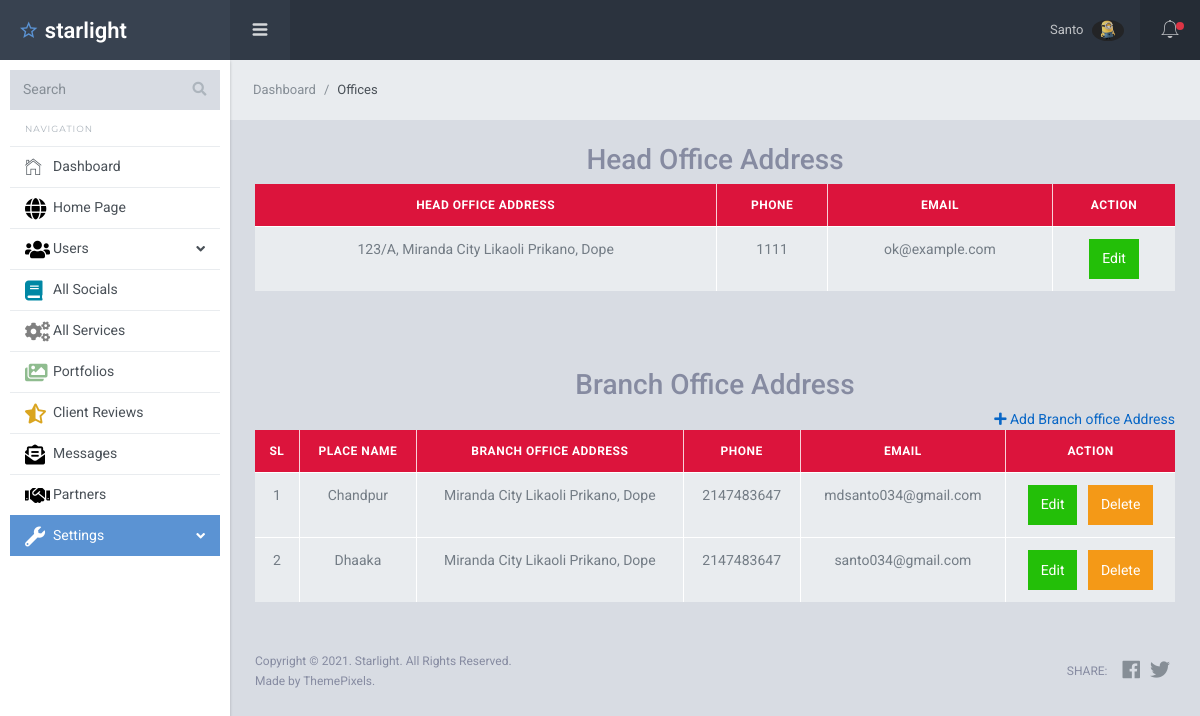
The app's page /dashboard/offices.php (signed in), older data.
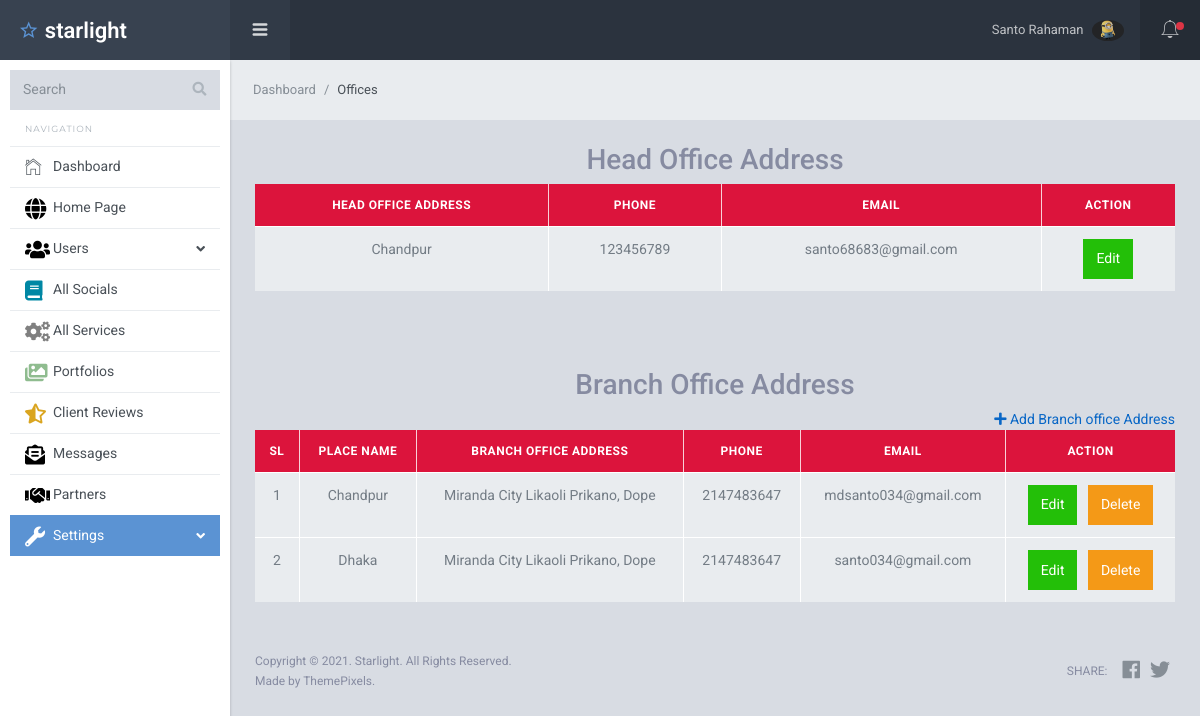
The same page, newer data.
### tables this page shows
CREATE TABLE `offices` (
  `id` int(11) NOT NULL,
  `adress` varchar(250) NOT NULL,
  `country` varchar(200) NOT NULL,
  `phone` int(11) NOT NULL,
  `email` varchar(200) NOT NULL,
  `status` varchar(10) NOT NULL DEFAULT '1' COMMENT '1=primary , 2 =sceondary'
);

### dashboard/offices.php (the view, shortened to what the changed rows need)
<?php
require 'inc/header.php';
$primnary_offc = "SELECT COUNT(*) total,id,adress,phone,email FROM `offices` WHERE status = 1";
$primnary_offc_q = mysqli_query($data, $primnary_offc);
$primnary_offc_assoc =  mysqli_fetch_assoc($primnary_offc_q);
$sub_office = "SELECT * FROM `offices` WHERE status = 2";
$sub_office_q = mysqli_query($data, $sub_office);
?>
<div class="sl-mainpanel">
    <div class="sl-pagebody">
        <div class="sl-page-title">
            <div class="primay_office">
                <?php
                if ($primnary_offc_assoc['total'] < 1) { ?>
                    <div class="text-right">
                        <a href="primary-office-add.php">
                            <i class="fa fa-plus"></i>
                            Add Primary office Address
                        </a>
                    </div>
                <?php } else { ?>
                    <table class="table table-bordered">
                        <thead>
                            <tr class="info">
                                <th style="background-color: #DC143C; color:white;" class="text-center">Head Office Address</th>
                                <th style="background-color: #DC143C; color:white;" class="text-center">Phone</th>
                                <th style="background-color: #DC143C; color:white;" class="text-center">Email</th>
                                <th style="background-color: #DC143C; color:white;" class="text-center">Action</th>
                            </tr>
                        </thead>
                        <tbody>
                            <tr class="active">
                                <td class="text-center"> <?= $primnary_offc_assoc['adress']; ?> </td>
                                <td class="text-center"> <?= $primnary_offc_assoc['phone']; ?></td>
                                <td class="text-center"> <?= $primnary_offc_assoc['email']; ?></td>
                                <td class="text-center">
                                    <a href="primary-office-edit.php?id=<?= $primnary_offc_assoc['id']; ?>" class="btn btn-success">Edit</a>
                                </td>
                            </tr>
                        </tbody>
                    </table>
                <?php }
                ?>
            </div>
            <br>
            <br>
            <br>
            <div class="sub_office">
                <table class="table table-bordered">
                    <thead>
                        <tr class="info">
                            <th style="background-color: #DC143C; color:white;" class="text-center">SL</th>
                            <th style="background-color: #DC143C; color:white;" class="text-center">Place Name</th>
                            <th style="background-color: #DC143C; color:white;" class="text-center">Branch Office Address</th>
                            <th style="background-color: #DC143C; color:white;" class="text-center">Phone</th>
                            <th style="background-color: #DC143C; color:white;" class="text-center">Email</th>
                            <th style="background-color: #DC143C; color:white;" class="text-center">Action</th>
                        </tr>
                    </thead>
                        <?php
                        foreach ($sub_office_q as $key => $value) { ?>
                            <tr class="active">
                                <td class="text-center"> <?= ++$key; ?> </td>
                                <td class="text-center"> <?= $value['country']; ?> </td>
                                <td class="text-center"> <?= $value['adress']; ?> </td>
                                <td class="text-center"> <?= $value['phone']; ?></td>
                                <td class="text-center"> <?= $value['email']; ?></td>
                                <td class="text-center">
                                    <a href="sub-office-edit.php?sub_id=<?= $value['id']; ?>" class="btn btn-success">Edit</a> &nbsp;
                                    <a href="sub-office-delete.php?id=<?= $value['id']; ?>" class="btn btn-warning">Delete</a>
                                </td>
                            </tr>
                <?php }  ?>
                </table>
            </div>
        </div>
    </div>
    <?php
    require 'inc/footer.php';
    ?>

### dashboard/inc/header.php (shortened to what the changed rows need)
<?php
require_once '../data.php';
$users_id = $_SESSION['id'];
$select = "SELECT * FROM `users` WHERE `id`= '$users_id' ";
$users_query = mysqli_query($data, $select);
$query_users_assoc = mysqli_fetch_assoc($users_query);
?>
<!DOCTYPE html>
<html lang="en">
<head>
  <link rel="stylesheet" href="//cdn.datatables.net/1.10.23/css/jquery.dataTables.min.css">
  <link href="../assets/lib/font-awesome/css/fontawesome-all.min.css" rel="stylesheet">
  <link href="../assets/lib/Ionicons/css/ionicons.css" rel="stylesheet">
  <link href="../assets/lib/perfect-scrollbar/css/perfect-scrollbar.css" rel="stylesheet">
  <link rel="stylesheet" href="../assets/css/starlight.css">
</head>
<body>
  <div class="sl-header">
    <div class="sl-header-right">
      <nav class="nav">
        <div class="dropdown">
          <a href="" class="nav-link nav-link-profile" data-toggle="dropdown">
            <span class="logged-name">
              <?= $_SESSION['name'] ?>
            </span>
            <img src="img-upload/<?= $query_users_assoc['profile_img'] ?>" class="wd-32 rounded-circle" alt="">
          </a>
        </div>
      </nav>
    </div>
  </div>

Row changes from the older to the newer data that the page shows:
changed offices: adress "123/A, Miranda City Likaoli Prikano, Dope" → "Chandpur"; phone "1111" → "123456789"; email "ok@example.com" → "santo68683@gmail.com"
changed offices "santo034@gmail.com": country "Dhaaka" → "Dhaka"
Text that changed along with them:
$_SESSION['name']: "Santo" → "Santo Rahaman"
